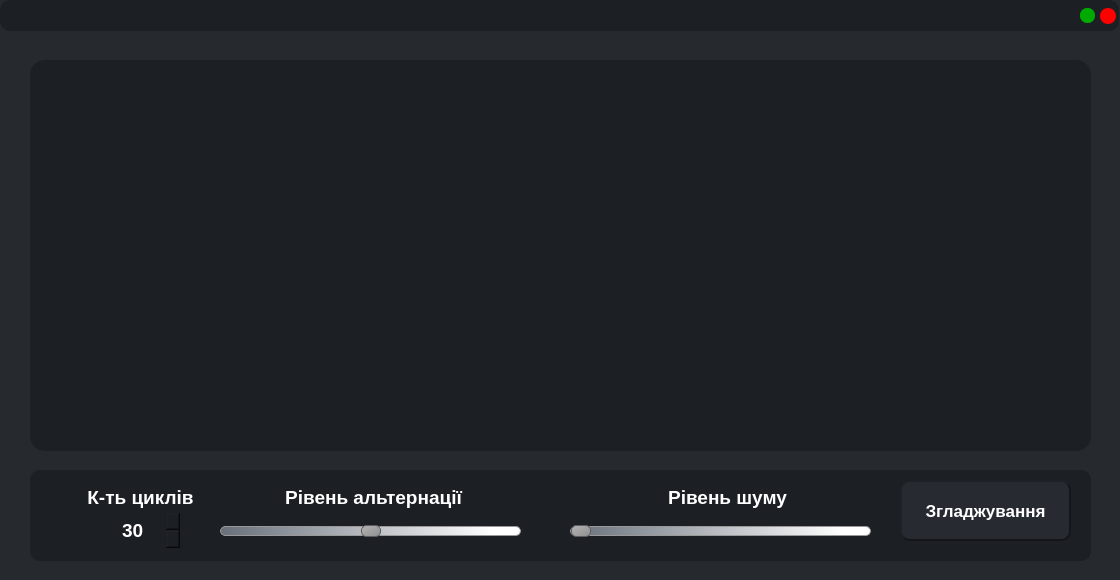
<?xml version="1.0" encoding="UTF-8"?>
<ui version="4.0">
 <class>SubWindow</class>
 <widget class="QMainWindow" name="SubWindow">
  <property name="geometry">
   <rect>
    <x>0</x>
    <y>0</y>
    <width>1120</width>
    <height>580</height>
   </rect>
  </property>
  <property name="windowTitle">
   <string>MainWindow</string>
  </property>
  <property name="styleSheet">
   <string notr="true">background-color: rgb(38, 41, 45);</string>
  </property>
  <widget class="QWidget" name="centralwidget">
   <widget class="QFrame" name="frame_header">
    <property name="geometry">
     <rect>
      <x>0</x>
      <y>0</y>
      <width>1119</width>
      <height>31</height>
     </rect>
    </property>
    <property name="styleSheet">
     <string notr="true">border-radius: 10px;
background-color: rgb(28, 31, 35)</string>
    </property>
    <property name="frameShape">
     <enum>QFrame::StyledPanel</enum>
    </property>
    <property name="frameShadow">
     <enum>QFrame::Raised</enum>
    </property>
    <widget class="QPushButton" name="pushButton_exp">
     <property name="geometry">
      <rect>
       <x>1080</x>
       <y>8</y>
       <width>15</width>
       <height>15</height>
      </rect>
     </property>
     <property name="font">
      <font>
       <family>Segoe UI</family>
       <pointsize>10</pointsize>
       <weight>50</weight>
       <bold>false</bold>
      </font>
     </property>
     <property name="cursor">
      <cursorShape>PointingHandCursor</cursorShape>
     </property>
     <property name="styleSheet">
      <string notr="true">QPushButton{
	background-color: rgb(0, 170, 0);
	border-radius: 7px;
	text-align: center;
}

QPushButton:hover{
	background-color: rgb(0, 111, 0);
}

QPushButton:pressed{
	background-color: rgb(0, 153, 0);
}</string>
     </property>
     <property name="text">
      <string/>
     </property>
    </widget>
    <widget class="QPushButton" name="pushButton_close">
     <property name="geometry">
      <rect>
       <x>1100</x>
       <y>8</y>
       <width>16</width>
       <height>16</height>
      </rect>
     </property>
     <property name="font">
      <font>
       <family>Segoe UI</family>
       <pointsize>10</pointsize>
       <weight>50</weight>
       <bold>false</bold>
      </font>
     </property>
     <property name="cursor">
      <cursorShape>PointingHandCursor</cursorShape>
     </property>
     <property name="styleSheet">
      <string notr="true">QPushButton{
	background-color: rgb(255, 0, 0);
	border-radius: 8px;
	text-align: center;
}

QPushButton:hover{
	background-color: rgb(175, 0, 0);
}

QPushButton:pressed{
	background-color: rgb(229, 0, 0);
}</string>
     </property>
     <property name="text">
      <string/>
     </property>
    </widget>
   </widget>
   <widget class="QWidget" name="EcgWideWidget" native="true">
    <property name="geometry">
     <rect>
      <x>30</x>
      <y>60</y>
      <width>1061</width>
      <height>391</height>
     </rect>
    </property>
    <property name="styleSheet">
     <string notr="true">background-color: rgb(28, 31, 35);
border-radius: 15px;</string>
    </property>
   </widget>
   <widget class="QFrame" name="frame_params">
    <property name="geometry">
     <rect>
      <x>30</x>
      <y>470</y>
      <width>1061</width>
      <height>91</height>
     </rect>
    </property>
    <property name="styleSheet">
     <string notr="true">background-color: rgb(28, 31, 35);
border-radius: 10px;</string>
    </property>
    <property name="frameShape">
     <enum>QFrame::StyledPanel</enum>
    </property>
    <property name="frameShadow">
     <enum>QFrame::Raised</enum>
    </property>
    <widget class="QStackedWidget" name="stackedWidget">
     <property name="geometry">
      <rect>
       <x>40</x>
       <y>10</y>
       <width>1011</width>
       <height>80</height>
      </rect>
     </property>
     <property name="currentIndex">
      <number>0</number>
     </property>
     <widget class="QWidget" name="page">
      <widget class="QSlider" name="NoiseHorizontalSlider">
       <property name="geometry">
        <rect>
         <x>500</x>
         <y>40</y>
         <width>301</width>
         <height>22</height>
        </rect>
       </property>
       <property name="styleSheet">
        <string notr="true">QSlider::groove:horizontal {
    border: 1px solid #999999;
    height: 8px; /* the groove expands to the size of the slider by default. by giving it a height, it has a fixed size */
    background: qlineargradient(spread:pad, x1:0, y1:0.79, x2:0.909, y2:0.784091, stop:0 rgba(103, 111, 122, 255), stop:1 rgba(255, 255, 255, 255));
    margin: 2px 0;
	border-radius: 5px;
}

QSlider::handle:horizontal {
    background: qlineargradient(x1:0, y1:0, x2:1, y2:1, stop:0 #b4b4b4, stop:1 #8f8f8f);
    border: 1px solid #5c5c5c;
    width: 18px;
    margin: -2px 0; /* handle is placed by default on the contents rect of the groove. Expand outside the groove */
    border-radius: 5px;
}
</string>
       </property>
       <property name="minimum">
        <number>0</number>
       </property>
       <property name="maximum">
        <number>10</number>
       </property>
       <property name="orientation">
        <enum>Qt::Horizontal</enum>
       </property>
      </widget>
      <widget class="QLabel" name="label_5">
       <property name="geometry">
        <rect>
         <x>183</x>
         <y>2</y>
         <width>241</width>
         <height>31</height>
        </rect>
       </property>
       <property name="font">
        <font>
         <family>Segoe UI</family>
         <pointsize>14</pointsize>
         <weight>75</weight>
         <bold>true</bold>
        </font>
       </property>
       <property name="styleSheet">
        <string notr="true">color: rgb(255, 255, 255);
background-color: rgb(28, 31, 35);
border-radius: 10px;</string>
       </property>
       <property name="text">
        <string>Рівень альтернації</string>
       </property>
       <property name="alignment">
        <set>Qt::AlignCenter</set>
       </property>
      </widget>
      <widget class="QSpinBox" name="spinBoxCount">
       <property name="geometry">
        <rect>
         <x>30</x>
         <y>30</y>
         <width>81</width>
         <height>41</height>
        </rect>
       </property>
       <property name="font">
        <font>
         <family>Segoe UI</family>
         <pointsize>14</pointsize>
         <weight>75</weight>
         <bold>true</bold>
        </font>
       </property>
       <property name="styleSheet">
        <string notr="true">QSpinBox {
	color: rgb(255, 255, 255);
	
	background-color: rgb(28, 31, 35);
}

QSpinBox::up-button {
	
}

QSpinBox::up-button:hover {
	
}

QSpinBox::up-button:pressed {

}

QSpinBox::up-arrow {

}

QSpinBox::up-arrow:disabled, QSpinBox::up-arrow:off { /* off state when value is max */

}

QSpinBox::down-button {
;
}

QSpinBox::down-button:hover {

}

QSpinBox::down-button:pressed {

}

QSpinBox::down-arrow {

}

QSpinBox::down-arrow:disabled,
QSpinBox::down-arrow:off { /* off state when value in min */

}</string>
       </property>
       <property name="frame">
        <bool>true</bool>
       </property>
       <property name="alignment">
        <set>Qt::AlignCenter</set>
       </property>
       <property name="buttonSymbols">
        <enum>QAbstractSpinBox::UpDownArrows</enum>
       </property>
       <property name="accelerated">
        <bool>false</bool>
       </property>
       <property name="showGroupSeparator" stdset="0">
        <bool>false</bool>
       </property>
       <property name="suffix">
        <string/>
       </property>
       <property name="prefix">
        <string/>
       </property>
       <property name="maximum">
        <number>120</number>
       </property>
       <property name="value">
        <number>30</number>
       </property>
      </widget>
      <widget class="QLabel" name="label_6">
       <property name="geometry">
        <rect>
         <x>537</x>
         <y>2</y>
         <width>241</width>
         <height>31</height>
        </rect>
       </property>
       <property name="font">
        <font>
         <family>Segoe UI</family>
         <pointsize>14</pointsize>
         <weight>75</weight>
         <bold>true</bold>
        </font>
       </property>
       <property name="styleSheet">
        <string notr="true">color: rgb(255, 255, 255);
background-color: rgb(28, 31, 35);
border-radius: 10px;</string>
       </property>
       <property name="text">
        <string>Рівень шуму</string>
       </property>
       <property name="alignment">
        <set>Qt::AlignCenter</set>
       </property>
      </widget>
      <widget class="QLabel" name="label_3">
       <property name="geometry">
        <rect>
         <x>0</x>
         <y>2</y>
         <width>141</width>
         <height>31</height>
        </rect>
       </property>
       <property name="font">
        <font>
         <family>Segoe UI</family>
         <pointsize>14</pointsize>
         <weight>75</weight>
         <bold>true</bold>
        </font>
       </property>
       <property name="styleSheet">
        <string notr="true">color: rgb(255, 255, 255);
background-color: rgb(28, 31, 35);
border-radius: 10px;</string>
       </property>
       <property name="text">
        <string>К-ть циклів</string>
       </property>
       <property name="alignment">
        <set>Qt::AlignCenter</set>
       </property>
      </widget>
      <widget class="QSlider" name="AlternationHorisontalSlider">
       <property name="geometry">
        <rect>
         <x>150</x>
         <y>40</y>
         <width>301</width>
         <height>22</height>
        </rect>
       </property>
       <property name="styleSheet">
        <string notr="true">QSlider::groove:horizontal {
    border: 1px solid #999999;
    height: 8px; /* the groove expands to the size of the slider by default. by giving it a height, it has a fixed size */
    background: qlineargradient(spread:pad, x1:0, y1:0.79, x2:0.909, y2:0.784091, stop:0 rgba(103, 111, 122, 255), stop:1 rgba(255, 255, 255, 255));
    margin: 2px 0;
	border-radius: 5px;
}

QSlider::handle:horizontal {
    background: qlineargradient(x1:0, y1:0, x2:1, y2:1, stop:0 #b4b4b4, stop:1 #8f8f8f);
    border: 1px solid #5c5c5c;
    width: 18px;
    margin: -2px 0; /* handle is placed by default on the contents rect of the groove. Expand outside the groove */
    border-radius: 5px;
}
</string>
       </property>
       <property name="minimum">
        <number>-10</number>
       </property>
       <property name="maximum">
        <number>10</number>
       </property>
       <property name="orientation">
        <enum>Qt::Horizontal</enum>
       </property>
      </widget>
      <widget class="QPushButton" name="pushButtonFilt">
       <property name="geometry">
        <rect>
         <x>830</x>
         <y>0</y>
         <width>171</width>
         <height>61</height>
        </rect>
       </property>
       <property name="font">
        <font>
         <pointsize>13</pointsize>
         <weight>75</weight>
         <bold>true</bold>
        </font>
       </property>
       <property name="cursor">
        <cursorShape>PointingHandCursor</cursorShape>
       </property>
       <property name="styleSheet">
        <string notr="true">QPushButton {
	background-color:rgb(39, 43, 49);
	color: rgb(255, 255, 255);
	border-radius: 10px;
	border-style: outset;
	border-width: 2px;
	border-color:rgb(20, 22, 25)
}

QPushButton:hover {
	background-color: rgb(41, 46, 52);
}

QPushButton:pressed {
	background-color: rgb(33, 37, 42);
}</string>
       </property>
       <property name="text">
        <string>Згладжування</string>
       </property>
      </widget>
     </widget>
     <widget class="QWidget" name="page_2">
      <widget class="QSlider" name="AlphaHorizontalSlider">
       <property name="enabled">
        <bool>false</bool>
       </property>
       <property name="geometry">
        <rect>
         <x>0</x>
         <y>48</y>
         <width>301</width>
         <height>22</height>
        </rect>
       </property>
       <property name="styleSheet">
        <string notr="true">QSlider::groove:horizontal {
    border: 1px solid #999999;
    height: 8px; /* the groove expands to the size of the slider by default. by giving it a height, it has a fixed size */
    background: qlineargradient(spread:pad, x1:0, y1:0.79, x2:0.909, y2:0.784091, stop:0 rgba(103, 111, 122, 255), stop:1 rgba(255, 255, 255, 255));
    margin: 2px 0;
	border-radius: 5px;
}

QSlider::handle:horizontal {
    background: qlineargradient(x1:0, y1:0, x2:1, y2:1, stop:0 #b4b4b4, stop:1 #8f8f8f);
    border: 1px solid #5c5c5c;
    width: 18px;
    margin: -2px 0; /* handle is placed by default on the contents rect of the groove. Expand outside the groove */
    border-radius: 5px;
}

QSlider::groove::disabled {
	background: rgb(63, 63, 63);
}</string>
       </property>
       <property name="minimum">
        <number>0</number>
       </property>
       <property name="maximum">
        <number>100</number>
       </property>
       <property name="orientation">
        <enum>Qt::Horizontal</enum>
       </property>
      </widget>
      <widget class="QLabel" name="label_7">
       <property name="geometry">
        <rect>
         <x>17</x>
         <y>10</y>
         <width>221</width>
         <height>31</height>
        </rect>
       </property>
       <property name="font">
        <font>
         <family>Segoe UI</family>
         <pointsize>14</pointsize>
         <weight>75</weight>
         <bold>true</bold>
        </font>
       </property>
       <property name="styleSheet">
        <string notr="true">color: rgb(255, 255, 255);
background-color: rgb(28, 31, 35);
border-radius: 10px;</string>
       </property>
       <property name="text">
        <string>Параметр α = </string>
       </property>
       <property name="alignment">
        <set>Qt::AlignCenter</set>
       </property>
      </widget>
      <widget class="QLabel" name="label_alp">
       <property name="geometry">
        <rect>
         <x>192</x>
         <y>10</y>
         <width>41</width>
         <height>31</height>
        </rect>
       </property>
       <property name="font">
        <font>
         <family>Segoe UI</family>
         <pointsize>14</pointsize>
         <weight>75</weight>
         <bold>true</bold>
        </font>
       </property>
       <property name="styleSheet">
        <string notr="true">color: rgb(255, 255, 255);
background-color: rgb(28, 31, 35);
border-radius: 10px;</string>
       </property>
       <property name="text">
        <string>0.00</string>
       </property>
       <property name="alignment">
        <set>Qt::AlignCenter</set>
       </property>
      </widget>
      <widget class="QLabel" name="label_9">
       <property name="geometry">
        <rect>
         <x>351</x>
         <y>10</y>
         <width>221</width>
         <height>31</height>
        </rect>
       </property>
       <property name="font">
        <font>
         <family>Segoe UI</family>
         <pointsize>14</pointsize>
         <weight>75</weight>
         <bold>true</bold>
        </font>
       </property>
       <property name="styleSheet">
        <string notr="true">color: rgb(255, 255, 255);
background-color: rgb(28, 31, 35);
border-radius: 10px;</string>
       </property>
       <property name="text">
        <string>Ширина вікна W = </string>
       </property>
       <property name="alignment">
        <set>Qt::AlignCenter</set>
       </property>
      </widget>
      <widget class="QLabel" name="label_wdth">
       <property name="geometry">
        <rect>
         <x>550</x>
         <y>11</y>
         <width>41</width>
         <height>31</height>
        </rect>
       </property>
       <property name="font">
        <font>
         <family>Segoe UI</family>
         <pointsize>14</pointsize>
         <weight>75</weight>
         <bold>true</bold>
        </font>
       </property>
       <property name="styleSheet">
        <string notr="true">color: rgb(255, 255, 255);
background-color: none;
border-radius: 10px;</string>
       </property>
       <property name="text">
        <string>0</string>
       </property>
       <property name="alignment">
        <set>Qt::AlignLeading|Qt::AlignLeft|Qt::AlignVCenter</set>
       </property>
      </widget>
      <widget class="QSlider" name="WidthHorizontalSlider">
       <property name="enabled">
        <bool>false</bool>
       </property>
       <property name="geometry">
        <rect>
         <x>320</x>
         <y>48</y>
         <width>301</width>
         <height>22</height>
        </rect>
       </property>
       <property name="styleSheet">
        <string notr="true">QSlider::groove:horizontal {
    border: 1px solid #999999;
    height: 8px; /* the groove expands to the size of the slider by default. by giving it a height, it has a fixed size */
    background: qlineargradient(spread:pad, x1:0, y1:0.79, x2:0.909, y2:0.784091, stop:0 rgba(103, 111, 122, 255), stop:1 rgba(255, 255, 255, 255));
    margin: 2px 0;
	border-radius: 5px;
}

QSlider::handle:horizontal {
    background: qlineargradient(x1:0, y1:0, x2:1, y2:1, stop:0 #b4b4b4, stop:1 #8f8f8f);
    border: 1px solid #5c5c5c;
    width: 18px;
    margin: -2px 0; /* handle is placed by default on the contents rect of the groove. Expand outside the groove */
    border-radius: 5px;
}
QSlider::groove::disabled {
	background: rgb(63, 63, 63);
}</string>
       </property>
       <property name="minimum">
        <number>0</number>
       </property>
       <property name="maximum">
        <number>100</number>
       </property>
       <property name="orientation">
        <enum>Qt::Horizontal</enum>
       </property>
      </widget>
      <widget class="QRadioButton" name="radioButton">
       <property name="enabled">
        <bool>true</bool>
       </property>
       <property name="geometry">
        <rect>
         <x>640</x>
         <y>10</y>
         <width>171</width>
         <height>21</height>
        </rect>
       </property>
       <property name="font">
        <font>
         <family>Segoe UI</family>
         <pointsize>12</pointsize>
         <weight>75</weight>
         <bold>true</bold>
        </font>
       </property>
       <property name="cursor">
        <cursorShape>PointingHandCursor</cursorShape>
       </property>
       <property name="layoutDirection">
        <enum>Qt::LeftToRight</enum>
       </property>
       <property name="autoFillBackground">
        <bool>false</bool>
       </property>
       <property name="styleSheet">
        <string notr="true">QRadioButton::enabled {
	color: rgb(255, 255, 255);
}</string>
       </property>
       <property name="text">
        <string>Exp згладжування</string>
       </property>
       <property name="iconSize">
        <size>
         <width>20</width>
         <height>20</height>
        </size>
       </property>
      </widget>
      <widget class="QRadioButton" name="radioButton_2">
       <property name="enabled">
        <bool>true</bool>
       </property>
       <property name="geometry">
        <rect>
         <x>640</x>
         <y>40</y>
         <width>171</width>
         <height>21</height>
        </rect>
       </property>
       <property name="font">
        <font>
         <family>Segoe UI</family>
         <pointsize>12</pointsize>
         <weight>75</weight>
         <bold>true</bold>
        </font>
       </property>
       <property name="cursor">
        <cursorShape>PointingHandCursor</cursorShape>
       </property>
       <property name="layoutDirection">
        <enum>Qt::LeftToRight</enum>
       </property>
       <property name="autoFillBackground">
        <bool>false</bool>
       </property>
       <property name="styleSheet">
        <string notr="true">QRadioButton::enabled {
	color: rgb(255, 255, 255);
}</string>
       </property>
       <property name="text">
        <string>Ковзне середнє</string>
       </property>
       <property name="iconSize">
        <size>
         <width>20</width>
         <height>20</height>
        </size>
       </property>
      </widget>
      <widget class="QPushButton" name="pushButtonFilt_2">
       <property name="geometry">
        <rect>
         <x>830</x>
         <y>0</y>
         <width>171</width>
         <height>61</height>
        </rect>
       </property>
       <property name="font">
        <font>
         <pointsize>13</pointsize>
         <weight>75</weight>
         <bold>true</bold>
        </font>
       </property>
       <property name="cursor">
        <cursorShape>PointingHandCursor</cursorShape>
       </property>
       <property name="styleSheet">
        <string notr="true">QPushButton {
	background-color:rgb(39, 43, 49);
	color: rgb(255, 255, 255);
	border-radius: 10px;
	border-style: outset;
	border-width: 2px;
	border-color:rgb(20, 22, 25)
}

QPushButton:hover {
	background-color: rgb(41, 46, 52);
}

QPushButton:pressed {
	background-color: rgb(33, 37, 42);
}</string>
       </property>
       <property name="text">
        <string>Назад</string>
       </property>
      </widget>
     </widget>
    </widget>
   </widget>
  </widget>
 </widget>
 <resources/>
 <connections/>
</ui>
